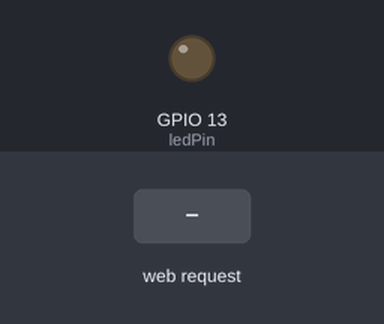
Recording of a sketch running on a simulated ESP8266 (NodeMCU). Shown: output pins drawn as LEDs (lit = HIGH). The inputs (shaded band) are chosen by the test bench. WiFi joins after 1.5 s; servers stay silent unless stated; what the sketch prints to the serial monitor is not drawn.

Above: at 2.7 s.
2.8 s: HTTP request GET /LED=ON received
At 3.5 s:
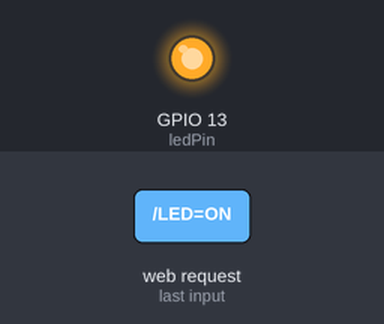
4.3 s: HTTP request GET /LED=OFF received
At 4.7 s:
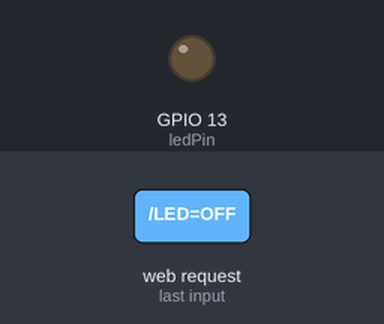
Timing chart, 0 to 7.3 s (numbered marks = the images above; inputs shaded):
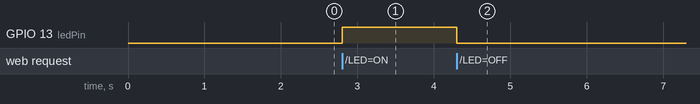

The sketch:

node-mcu.ino
```cpp
#include <ESP8266WiFi.h>

const char* ssid = "TotenNett";
const char* password = "1KalleBalle4";

int ledPin = 13; // D7
int btnPin = 4; // D2
WiFiServer server(80);

int btnStatus = LOW;
int alarm = LOW;

void setup() {
  Serial.begin(115200);
  delay(10);

  pinMode(ledPin, OUTPUT);
  pinMode(btnPin, INPUT);
  digitalWrite(ledPin, LOW);

  // Connect to WiFi network
  Serial.print("Connecting to ");
  Serial.println(ssid);

  WiFi.begin(ssid, password);

  while (WiFi.status() != WL_CONNECTED) {
    delay(500);
    Serial.print(".");
  }
  Serial.println("WiFi connected");

  // Start the server
  server.begin();
  Serial.println("Server started");

  // Print the IP address
  Serial.print("Use this URL to connect: ");
  Serial.print("http://");
  Serial.print(WiFi.localIP());
  Serial.println("/");

}

void loop() {
  // Check if a client has connected
  WiFiClient client = server.available();
  if (!client) {
    return;
  }

  // Wait until the client sends some data
  Serial.println("new client");
  while(!client.available()){
    btnStatus = digitalRead(btnPin);
 /*
    if (btnStatus == HIGH) {
      //alarm = HIGH;
      //Serial.println("CLICK!");
    }


    if (btnStatus == HIGH) {
      digitalWrite(ledPin, HIGH);
    } else {
      digitalWrite(ledPin, LOW);
    }*/
    delay(1);
  }

  // Read the first line of the request
  String request = client.readStringUntil('\r');
  Serial.println(request);
  client.flush();

  // Match the request

  int value = LOW;
  if (request.indexOf("/LED=ON") != -1)  {
    digitalWrite(ledPin, HIGH);
    value = HIGH;
  }
  if (request.indexOf("/LED=OFF") != -1)  {
    digitalWrite(ledPin, LOW);
    value = LOW;
  }


// Set ledPin according to the request
//digitalWrite(ledPin, value);

  // Return the response
  client.println("HTTP/1.1 200 OK");
  client.println("Content-Type: text/html");
  client.println(""); //  do not forget this one
  client.println("<!DOCTYPE HTML>");
  client.println("<html>");

  client.print("Alarm: ");
  if(alarm == HIGH) {
    client.print("On");
  } else {
    client.print("Off");
  }

  client.print("<br>");
  client.print("Led pin is now: ");

  if(value == HIGH) {
    client.print("On");
  } else {
    client.print("Off");
  }
  client.println("<br><br>");
  client.println("<a href=\"/LED=ON\"\"><button>Turn On </button></a>");
  client.println("<a href=\"/LED=OFF\"\"><button>Turn Off </button></a><br />");
  client.println("</html>");

  delay(1);
  Serial.println("Client disonnected");
  Serial.println("");

}
```

Measured:
- after the input at 2.8 s, GPIO 13 (ledPin): LOW → HIGH at once
- after the input at 4.3 s, GPIO 13 (ledPin): HIGH → LOW at once
